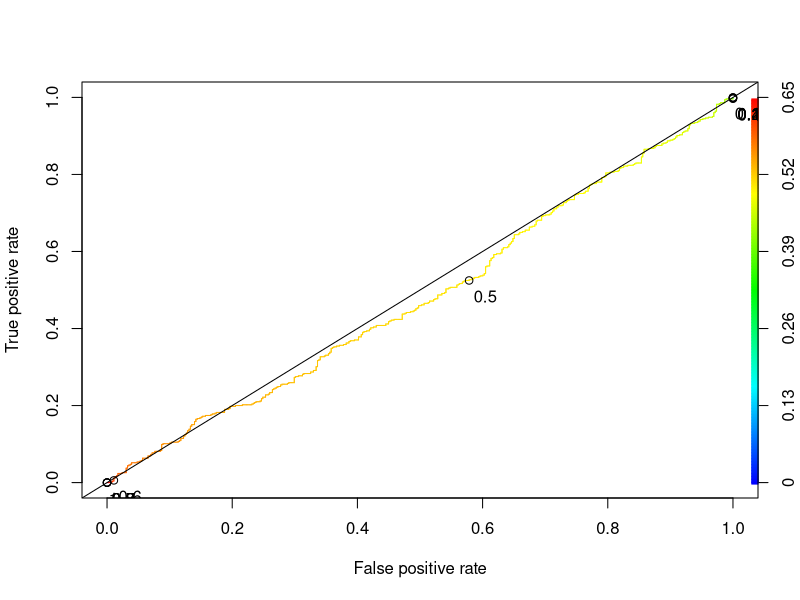

Here is the R script that generated this plot:
rm(list=ls(all=TRUE))

#Set the work directory where CustomerData_Classification.csv is #placed
#setwd("")

data<-read.csv("CustomerData_Classification.csv",header=T)
str(data)
summary(data)

# Preprocessing 

# remove CustomerID column
data = data[,-1]

# convert City attribute as factor
data$City = as.factor(as.character(data$City))

# Convert taget attribute as factor
data$Churned<-as.factor(as.character(data$Churned))

dataForModel = data

#Split the data into train and test data sets
rows=seq(1,nrow(dataForModel),1)
set.seed(123)
trainRows=sample(rows,(70*nrow(dataForModel))/100)
train = dataForModel[trainRows,] 
test = dataForModel[-trainRows,]

# Build Logistic regression and interpret the results
LogReg <- glm(Churned ~ ., data=train, family=binomial)
summary(LogReg)

# train results
prob<-predict(LogReg, type="response")
pred_class <- ifelse(prob> 0.5, 1, 0)
table(train$Churned,pred_class)

# Test results 
fitted.results <- predict(LogReg,test,type='response')
fitted.class <- ifelse(fitted.results > 0.5,1,0)
table(test$Churned,fitted.class)



#As a last step, we are going to plot the ROC curve and calculate the AUC 
#(area under the curve) which are typical performance measurements 
#for a binary classifier.
#The ROC (Receiver Operating Characteristic curve) is a curve generated by plotting the true positive rate (TPR = sensitivity) against
# the false positive rate (FPR= specificity) at various threshold settings while the AUC is
# the area under the ROC curve. As a rule of thumb, a model with good 
#predictive ability should have an AUC closer to 1 (1 is ideal) than to 0.5.


library(ROCR)
p <- predict(LogReg,test, type="response")
pr <- prediction(p, test$Churned)
prf <- performance(pr, measure = "tpr", x.measure = "fpr")
plot(prf,colorize = TRUE, print.cutoffs.at=seq(0,1,by=0.1), text.adj=c(-0.2,1.7))

abline(a=0, b= 1)

auc <- performance(pr, measure = "auc")
auc <- auc@y.values[[1]]
auc  # very low


# Error Metric

conf.mat = table(test$Churned,fitted.class)
accuracy = sum(diag(conf.mat))/sum(conf.mat)
precision = conf.mat[2,2]/sum(conf.mat[,2])
recall = conf.mat[2,2]/sum(conf.mat[2,])
